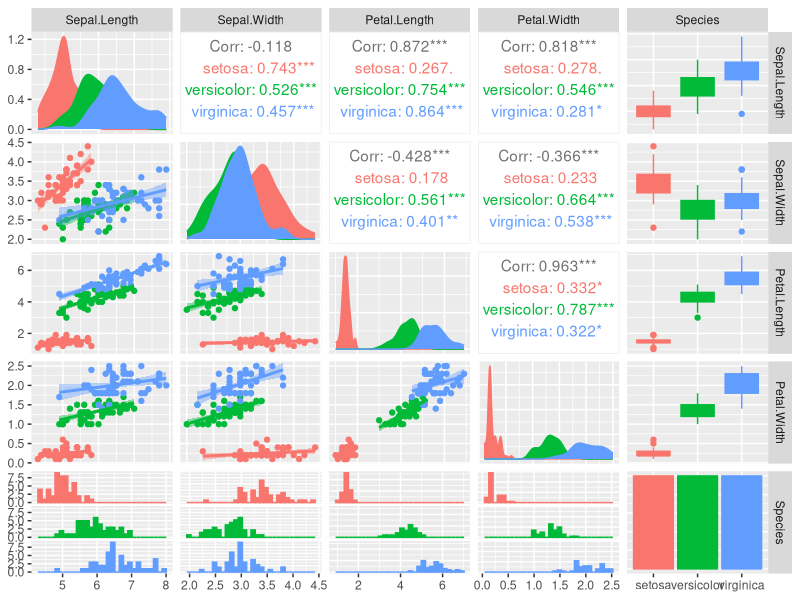
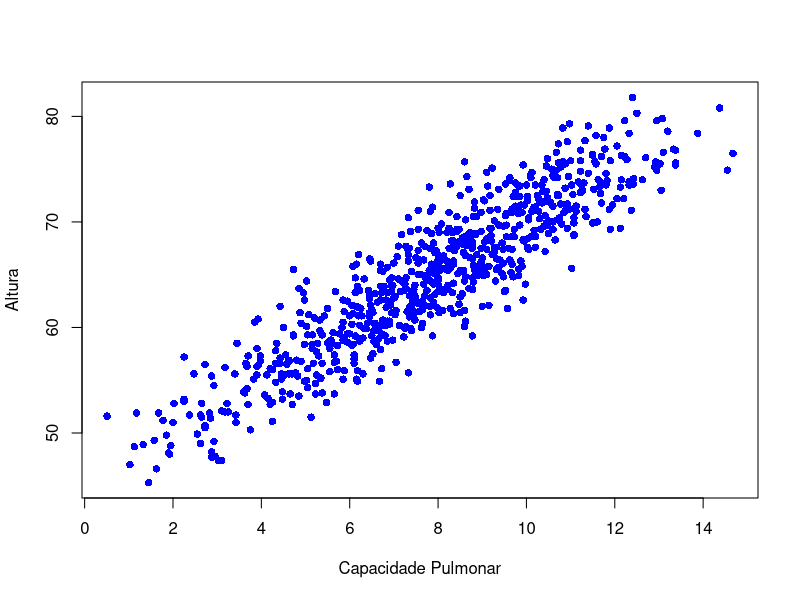

These figures' R source, in order: (Note: this script raises an error after producing the figures.)
# Painel de correlação
# Simone
# Setembro 2023


data (iris)
library(GGally)


dados <- iris

dados
dados[1:4, 5]

painel <- dados[, c(1:4, 5)]
cor_samples <- c("#2f404d", "#3d898d", "#DF536B")

# grafico

ggpairs(
  painel,
  aes(colour = Species, fill = Species),
  color= cor_samples,
  lower = list(continuous = wrap ("smooth"))
) 

####################
# Outro conjunto de dados
lungCapData  <- read.csv("LungCapData.csv")
summary(lungCapData)

# Sera que quem e mais alto tem maior capacidade pulmonar?

plot(lungCapData$LungCap, lungCapData$Height, pch = 16, col = "blue", xlab = "Capacidade Pulmonar", ylab = "Altura")

# Calculando a correlacao de Pearson
?(cor)
correlacaoPearson <- cor(lungCapData$LungCap, lungCapData$Height, method = "pearson")

summary(correlacaoPearson)
cor.test(lungCapData$LungCap, lungCapData$Height, method = "pearson")

# Intepretando os resultados
# cor  <- Correlacao de 0.91, significa que a correlacao e muito alta positiva (muito proxima de 1)

report(correlacaoPearson)

# Matriz de Correlacao (testa em cada variavel em permutacao)
cor(lungCapData[,2:4])
#Representacao grafica da matriz de correlacao
pairs(lungCapData[,2:4])

# Outra forma de visualizacao da matriz
panel.hist <- function(x, ...)
{
  usr <- par("usr"); on.exit(par(usr))
  par(usr = c(usr[1:2], 0, 1.5) )
  h <- hist(x, plot = FALSE)
  breaks <- h$breaks; nB <- length(breaks)
  y <- h$counts; y <- y/max(y)
  rect(breaks[-nB], 0, breaks[-1], y, col = "grey", ...)
}
## put (absolute) correlations on the upper panels,
## with size proportional to the correlations.
panel.cor <- function(x, y, digits = 2, prefix = "", cex.cor, ...)
{
  usr <- par("usr"); on.exit(par(usr))
  par(usr = c(0, 1, 0, 1))
  r <- cor(x, y)
  txt <- format(c(r, 0.123456789), digits = digits)[1]
  txt <- paste0(prefix, txt)
  if(missing(cex.cor)) cex.cor <- 0.8/strwidth(txt)
  text(0.5, 0.5, txt, cex = 2)
}
pairs(dados[ , 2:4], diag.panel=panel.hist, upper.panel=panel.cor)

# Testando Pressupostos
# 1. Normalidade dos Residuos
# 2. Homocedasticidade

# 1. Normalidade dos Residuos
qqplot(lungCapData$residuals, pch=16)
qqline(lungCapData$residuals, lty=2)

# 2. Homocedasticidade
shapiro.test(lungCapData$LungCap)
shapiro.test(lungCapData$Height)


# QUI QUADRADO
lungCapData$Smoke <- as.factor(lungCapData$Smoke)
lungCapData$Gender <- as.factor(lungCapData$Gender)
lungCapData$Caesarean <- as.factor(lungCapData$Caesarean)

names(lungCapData)

tabelaSmokeCesarian <- table(lungCapData$Smoke, lungCapData$Caesarean)
tabelaSmokeGender <- table(lungCapData$Smoke, lungCapData$Gender)
tabelaGenderCesarian <- table(lungCapData$Gender, lungCapData$Caesarean) 

View(tabelaSmokeCesarian)

barplot(tabelaSmokeCesarian, beside = TRUE, legend = TRUE, col = c("red", "blue"), main = "Fumante e Cesariana", xlab = "Fumante", ylab = "Cesariana")

# Teste qui quadrado
resultado <- chisq.test(tabelaSmokeCesarian)
chisq.test(tabelaGenderCesarian)

# O R consegue gerar a tabela de resultados esperados
# Consigo acessar essa tabela a partir do resultado do qui-quadrado
resultado$expected

# Agora preciso saber se a relacao entre o sexo do individuo esta ligado
# com o fato dele fumar ou nao

# Teste de correlacao de Spearman
resultadoGenderSmoke <- chisq.test(tabelaSmokeGender)
resultadoGenderSmoke$expected
tabelaSmokeGender
